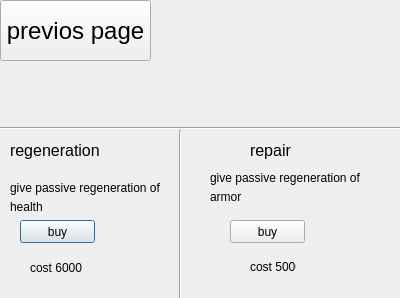
<?xml version="1.0" encoding="UTF-8"?>
<ui version="4.0">
 <class>Dialog</class>
 <widget class="QDialog" name="Dialog">
  <property name="geometry">
   <rect>
    <x>0</x>
    <y>0</y>
    <width>400</width>
    <height>298</height>
   </rect>
  </property>
  <property name="windowTitle">
   <string>Dialog</string>
  </property>
  <widget class="QLabel" name="label_7">
   <property name="geometry">
    <rect>
     <x>10</x>
     <y>140</y>
     <width>101</width>
     <height>21</height>
    </rect>
   </property>
   <property name="font">
    <font>
     <pointsize>12</pointsize>
    </font>
   </property>
   <property name="text">
    <string>regeneration</string>
   </property>
  </widget>
  <widget class="QLabel" name="label_8">
   <property name="geometry">
    <rect>
     <x>10</x>
     <y>180</y>
     <width>171</width>
     <height>16</height>
    </rect>
   </property>
   <property name="text">
    <string>give passive regeneration of </string>
   </property>
  </widget>
  <widget class="QLabel" name="label_9">
   <property name="geometry">
    <rect>
     <x>10</x>
     <y>200</y>
     <width>46</width>
     <height>13</height>
    </rect>
   </property>
   <property name="text">
    <string>health</string>
   </property>
  </widget>
  <widget class="Line" name="line_2">
   <property name="geometry">
    <rect>
     <x>170</x>
     <y>130</y>
     <width>20</width>
     <height>171</height>
    </rect>
   </property>
   <property name="orientation">
    <enum>Qt::Vertical</enum>
   </property>
  </widget>
  <widget class="QLabel" name="label_10">
   <property name="geometry">
    <rect>
     <x>30</x>
     <y>260</y>
     <width>101</width>
     <height>16</height>
    </rect>
   </property>
   <property name="text">
    <string>cost 6000</string>
   </property>
  </widget>
  <widget class="QLabel" name="label_12">
   <property name="geometry">
    <rect>
     <x>250</x>
     <y>140</y>
     <width>41</width>
     <height>21</height>
    </rect>
   </property>
   <property name="font">
    <font>
     <pointsize>12</pointsize>
    </font>
   </property>
   <property name="text">
    <string>repair</string>
   </property>
  </widget>
  <widget class="QLabel" name="label_14">
   <property name="geometry">
    <rect>
     <x>210</x>
     <y>170</y>
     <width>171</width>
     <height>16</height>
    </rect>
   </property>
   <property name="text">
    <string>give passive regeneration of </string>
   </property>
  </widget>
  <widget class="QLabel" name="label_13">
   <property name="geometry">
    <rect>
     <x>210</x>
     <y>190</y>
     <width>46</width>
     <height>13</height>
    </rect>
   </property>
   <property name="text">
    <string>armor</string>
   </property>
  </widget>
  <widget class="QLabel" name="label_15">
   <property name="geometry">
    <rect>
     <x>250</x>
     <y>260</y>
     <width>46</width>
     <height>13</height>
    </rect>
   </property>
   <property name="text">
    <string>cost 5000</string>
   </property>
  </widget>
  <widget class="QPushButton" name="buy_3">
   <property name="geometry">
    <rect>
     <x>20</x>
     <y>220</y>
     <width>75</width>
     <height>23</height>
    </rect>
   </property>
   <property name="text">
    <string>buy</string>
   </property>
  </widget>
  <widget class="QPushButton" name="buy_4">
   <property name="geometry">
    <rect>
     <x>230</x>
     <y>220</y>
     <width>75</width>
     <height>23</height>
    </rect>
   </property>
   <property name="text">
    <string>buy</string>
   </property>
  </widget>
  <widget class="QPushButton" name="back">
   <property name="geometry">
    <rect>
     <x>0</x>
     <y>0</y>
     <width>151</width>
     <height>61</height>
    </rect>
   </property>
   <property name="font">
    <font>
     <pointsize>18</pointsize>
    </font>
   </property>
   <property name="text">
    <string>previos page</string>
   </property>
  </widget>
  <widget class="Line" name="line">
   <property name="geometry">
    <rect>
     <x>0</x>
     <y>120</y>
     <width>401</width>
     <height>16</height>
    </rect>
   </property>
   <property name="orientation">
    <enum>Qt::Horizontal</enum>
   </property>
  </widget>
 </widget>
 <resources/>
 <connections/>
</ui>
